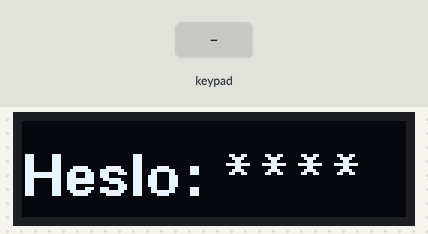
Recording of a sketch running on a simulated ESP32. On the bench: 128×32 one-colour display. The inputs (shaded band) are chosen by the test bench. WiFi joins after 1.5 s; servers stay silent unless stated; what the sketch prints to the serial monitor is not drawn.

Above: at 1.58 s.
At 1.94 s:
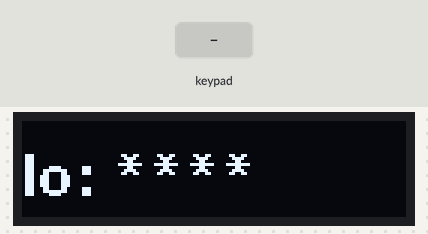
At 2.8 s:
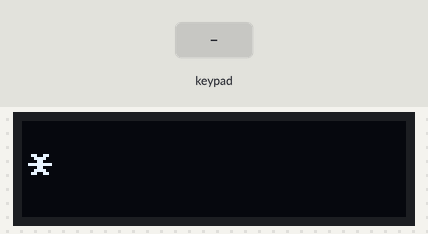
4.3 s: keypad keys 1 6 1 7 1 8 1 9 pressed 0.4 s apart
Timing chart, 0 to 7.3 s (numbered marks = the images above; inputs shaded):
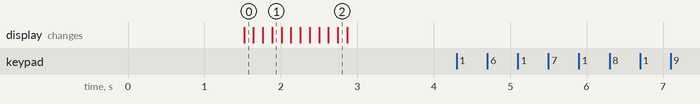

Measured:
- after the input at 4.3 s, every drawn part: stays the same

The sketch:

Projekt_2_Vicenec.ino
```cpp
#include <Keypad.h>
#include <U8glib.h>
#include <WiFi.h>


U8GLIB_SSD1306_128X32 mujOled(U8G_I2C_OPT_NONE);


const byte ROWS = 4;
const byte COLS = 4;


char cislo_jedna = 'E';
char cislo_dva = 'E';
char cislo_tri = 'E';
char cislo_ctyri = 'E';


String zprava;


int dvere = 1; // 1 odkodovane, 0 zakodovane


long int prepis = 0;
int pozice;
bool smer = 1;


#define ZELENA_LED 14
#define CERVENA_LED 15


char keys[ROWS][COLS] = {
  {'1','2','3','A'},
  {'4','5','6','B'},
  {'7','8','9','C'},
  {'*','0','#','D'}
};


byte rowPins[ROWS] = {16, 17, 18, 19};
byte colPins[COLS] = {21, 22, 23, 23};


Keypad keypad = Keypad(makeKeymap(keys), rowPins, colPins, ROWS, COLS);


const char* ssid = "Uc17_IoT";
const char* password = "teleinformatika";


WiFiServer server(80);


void setup() {
  Serial.begin(115200);


  Serial.println();
  Serial.println();
  Serial.print("Connecting to ");
  Serial.println(ssid);


  WiFi.begin(ssid, password);


  while (WiFi.status() != WL_CONNECTED) {
    delay(500);
    Serial.print(".");
  }
  Serial.println("");
  Serial.println("WiFi connected");


  // Start the server
  server.begin();
  Serial.println("Server started");


  // Print the IP address
  Serial.println(WiFi.localIP());
}


void loop() {
  char key = keypad.getKey();


  //--------------------------------------------------------------------------------------------------------------
  // KLAVESNICE A HESLO
  //--------------------------------------------------------------------------------------------------------------


  if (cislo_jedna = 'E') {
    cislo_jedna = key;
    Serial.print(cislo_jedna);
    zprava = "Heslo: ";
    zprava += "*";
  }


  if (cislo_jedna != 'E') {
    cislo_dva = key;
    Serial.print(cislo_jedna);
    Serial.print(cislo_dva);
    zprava += "*";
  }

  if (cislo_dva != 'E') {
    cislo_tri = key;
    Serial.print(cislo_jedna);
    Serial.print(cislo_dva);
    Serial.print(cislo_tri);
    zprava += "*";
  }


  if (cislo_tri != 'E') {
    cislo_ctyri = key;
    Serial.print(cislo_jedna);
    Serial.print(cislo_dva);
    Serial.print(cislo_tri);
    Serial.print(cislo_ctyri);
    zprava += "*";
  }


  if ( cislo_jedna == '1' && cislo_dva == '5' && cislo_tri == 'A' && cislo_ctyri == 'D') {


     if (dvere = 1){
      dvere = 0;
      Serial.print("Dveře zakodovane");
      String zprava = "Dveře zakodovane";
     } else {
      dvere = 1;
      Serial.print("Dveře odkodovane");
      String zprava = "Dveře odkodovane";
     }


  } else {
     cislo_jedna = 'E';
     cislo_dva = 'E';
     cislo_tri = 'E';
     cislo_ctyri = 'E';
     Serial.print("špatně zadané heslo, zkuste to znovu později");
     String zprava = "špatně zadané heslo, zkuste to znovu později";
  }


//--------------------------------------------------------------------------------------------------------------
// LEDKY
//--------------------------------------------------------------------------------------------------------------


  if (dvere = 1){
    digitalWrite(ZELENA_LED, HIGH);
    digitalWrite(CERVENA_LED, LOW);
  } else {
    digitalWrite(ZELENA_LED, LOW);
    digitalWrite(CERVENA_LED, HIGH);
  }


//--------------------------------------------------------------------------------------------------------------
//DISPLEJ
//--------------------------------------------------------------------------------------------------------------


 if (millis()-prepis > 100) {
      mujOled.firstPage();
    do {
      vykresliText(pozice, zprava);
    } while( mujOled.nextPage() );
    prepis = millis();
    if (smer) {
      pozice += 1;
      if (pozice > zprava.length()-15) {
        smer = 0;
      }
    }
    else {
      pozice -= 1;
      if (pozice == 0) {
        smer = 1;
      }
    }
  }
  delay(10);


//--------------------------------------------------------------------------------------------------------------
//ODESÍLÁNÍ HODNOT VOJTOVI
//--------------------------------------------------------------------------------------------------------------


  WiFiClient client = server.available();
  if (!client) {
    return;
  }


  // Wait until the client sends some data
  Serial.println("new client");
  while(!client.available()){
    delay(1);
  }


  // Read the first line of the request
  String request = client.readStringUntil('\r');
  Serial.println(request);
  client.flush();


  // Send a response to the client
  client.println("HTTP/1.1 200 OK");
  client.println("Content-Type: text/plain");
  client.println("");


  int value = dvere;
  client.print("Value: ");
  client.println(value);


  // Close the connection
  delay(1);
  client.stop();
  Serial.println("client disconnected");
}


//--------------------------------------------------------------------------------------------------------------
//DISPLEJ FUNKCE
//--------------------------------------------------------------------------------------------------------------


void vykresliText(int posun, String text) {
  mujOled.setFont(u8g_font_fub14);
  mujOled.setPrintPos(0, 25);
  String vypis;
  vypis = text.substring(posun, posun+15);
  mujOled.print(vypis);
}
```
